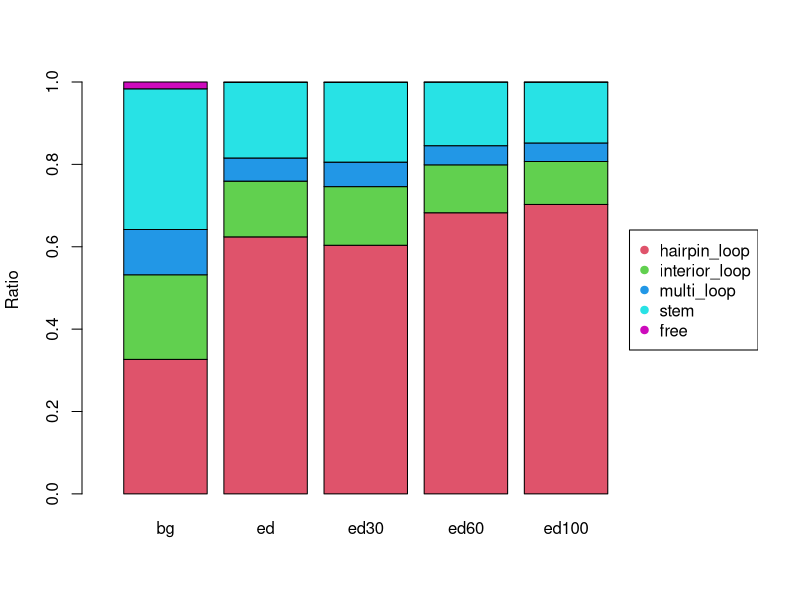

Here is the R script that generated this plot:
setwd("output")
x<-read.table("class.freq.dat", header = T)
barplot(as.matrix(x),col=2:6, ylab = "Ratio", xlim=c(0, 7.5))
legend("right",  rownames(x), pch=19, col=2:6)
y<-read.table("class.dat", header = T)
chisq.test(y[,2], p=x[,1])$p.value
chisq.test(y[,3], p=x[,1])$p.value
chisq.test(y[,4], p=x[,1])$p.value
chisq.test(y[,5], p=x[,1])$p.value

chisq.test(y[,3], p=x[,2])$p.value
chisq.test(y[,4], p=x[,2])$p.value
chisq.test(y[,5], p=x[,2])$p.value

chisq.test(y[,5], p=x[,4])$p.value
